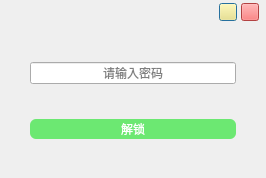
<?xml version="1.0" encoding="UTF-8"?>
<ui version="4.0">
 <class>unlockDialog</class>
 <widget class="QDialog" name="unlockDialog">
  <property name="geometry">
   <rect>
    <x>0</x>
    <y>0</y>
    <width>266</width>
    <height>178</height>
   </rect>
  </property>
  <property name="windowTitle">
   <string>Dialog</string>
  </property>
  <layout class="QVBoxLayout" name="verticalLayout" stretch="0,9">
   <property name="spacing">
    <number>0</number>
   </property>
   <property name="leftMargin">
    <number>0</number>
   </property>
   <property name="topMargin">
    <number>0</number>
   </property>
   <property name="rightMargin">
    <number>0</number>
   </property>
   <property name="bottomMargin">
    <number>0</number>
   </property>
   <item>
    <widget class="QWidget" name="windowBar" native="true">
     <property name="styleSheet">
      <string notr="true">QWidget#windowBar{
background:gray;
border-top:1px solid gray;
border-right:1px solid gray;
border-left:1px solid gray;
border-top-left-radius:7px;
border-top-right-radius:7px;
}
#windowBar&gt;QPushButton{
border-radius:9px
}</string>
     </property>
     <layout class="QHBoxLayout" name="horizontalLayout">
      <property name="spacing">
       <number>4</number>
      </property>
      <property name="leftMargin">
       <number>7</number>
      </property>
      <property name="topMargin">
       <number>2</number>
      </property>
      <property name="rightMargin">
       <number>7</number>
      </property>
      <property name="bottomMargin">
       <number>2</number>
      </property>
      <item>
       <spacer name="horizontalSpacer">
        <property name="orientation">
         <enum>Qt::Horizontal</enum>
        </property>
        <property name="sizeHint" stdset="0">
         <size>
          <width>40</width>
          <height>20</height>
         </size>
        </property>
       </spacer>
      </item>
      <item>
       <widget class="QPushButton" name="miniPushButton">
        <property name="minimumSize">
         <size>
          <width>18</width>
          <height>18</height>
         </size>
        </property>
        <property name="maximumSize">
         <size>
          <width>18</width>
          <height>18</height>
         </size>
        </property>
        <property name="styleSheet">
         <string notr="true">QPushButton{
	background:#FEE66E;
}
QPushButton::hover{
	background:#c5b355;
}
QPushButton::pressed{
	background:#c5b355;
}
</string>
        </property>
        <property name="text">
         <string/>
        </property>
        <property name="icon">
         <iconset resource="../icon/icons.qrc">
          <normaloff>:/icon/miniShow_16.png</normaloff>:/icon/miniShow_16.png</iconset>
        </property>
        <property name="iconSize">
         <size>
          <width>12</width>
          <height>12</height>
         </size>
        </property>
       </widget>
      </item>
      <item>
       <widget class="QPushButton" name="closePushButton">
        <property name="minimumSize">
         <size>
          <width>18</width>
          <height>18</height>
         </size>
        </property>
        <property name="maximumSize">
         <size>
          <width>18</width>
          <height>18</height>
         </size>
        </property>
        <property name="styleSheet">
         <string notr="true">QPushButton{
	background:#F95D5C;
}
QPushButton::hover{
	background:#aa3e3e;
}
QPushButton::pressed{
	background:#aa3e3e;
}
</string>
        </property>
        <property name="text">
         <string/>
        </property>
        <property name="icon">
         <iconset resource="../icon/icons.qrc">
          <normaloff>:/icon/close_16.png</normaloff>:/icon/close_16.png</iconset>
        </property>
        <property name="iconSize">
         <size>
          <width>12</width>
          <height>12</height>
         </size>
        </property>
       </widget>
      </item>
     </layout>
    </widget>
   </item>
   <item>
    <widget class="QWidget" name="mainWidget" native="true">
     <property name="styleSheet">
      <string notr="true">QWidget#mainWidget{
background:#e9eaed;
border-bottom:1px solid gray;
border-right:1px solid gray;
border-left:1px solid gray;
border-bottom-left-radius:7px;
border-bottom-right-radius:7px;
}
#mainWidget&gt;QLineEdit{
	border:1px solid gray;
    border-radius:10px;
    padding:2px 4px;
}</string>
     </property>
     <layout class="QVBoxLayout" name="verticalLayout_2">
      <property name="leftMargin">
       <number>30</number>
      </property>
      <property name="rightMargin">
       <number>30</number>
      </property>
      <item>
       <widget class="QLineEdit" name="passwordLineEdit">
        <property name="font">
         <font>
          <family>Microsoft YaHei UI</family>
         </font>
        </property>
        <property name="echoMode">
         <enum>QLineEdit::Password</enum>
        </property>
        <property name="alignment">
         <set>Qt::AlignCenter</set>
        </property>
        <property name="placeholderText">
         <string>请输入密码</string>
        </property>
       </widget>
      </item>
      <item>
       <widget class="QPushButton" name="unlockPushButton">
        <property name="minimumSize">
         <size>
          <width>0</width>
          <height>20</height>
         </size>
        </property>
        <property name="font">
         <font>
          <family>Microsoft YaHei UI</family>
         </font>
        </property>
        <property name="styleSheet">
         <string notr="true">QPushButton{
	border:none;
	border-radius:6px;
	color:white;
	background:#6CE872;
}</string>
        </property>
        <property name="text">
         <string>解锁</string>
        </property>
       </widget>
      </item>
     </layout>
    </widget>
   </item>
  </layout>
 </widget>
 <resources>
  <include location="../icon/icons.qrc"/>
 </resources>
 <connections>
  <connection>
   <sender>closePushButton</sender>
   <signal>clicked()</signal>
   <receiver>unlockDialog</receiver>
   <slot>reject()</slot>
   <hints>
    <hint type="sourcelabel">
     <x>249</x>
     <y>8</y>
    </hint>
    <hint type="destinationlabel">
     <x>138</x>
     <y>-16</y>
    </hint>
   </hints>
  </connection>
  <connection>
   <sender>miniPushButton</sender>
   <signal>clicked()</signal>
   <receiver>unlockDialog</receiver>
   <slot>showMinimized()</slot>
   <hints>
    <hint type="sourcelabel">
     <x>222</x>
     <y>11</y>
    </hint>
    <hint type="destinationlabel">
     <x>59</x>
     <y>-1</y>
    </hint>
   </hints>
  </connection>
 </connections>
</ui>
